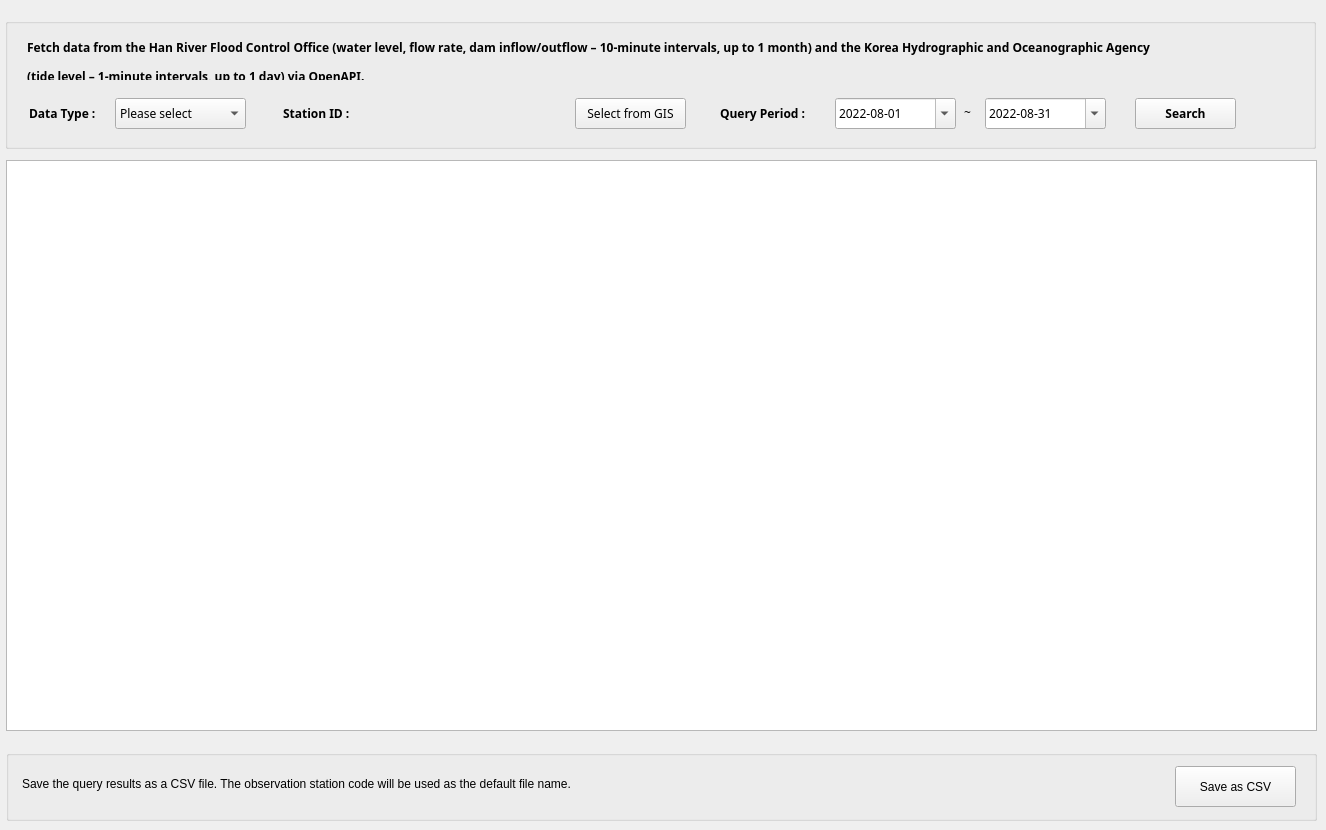
     <widget class="QWidget" name="tab_7">
      <attribute name="title">
       <string>Query OpenAPI</string>
      </attribute>
      <widget class="QGroupBox" name="groupBox_5">
       <property name="geometry">
        <rect>
         <x>5</x>
         <y>18</y>
         <width>1311</width>
         <height>131</height>
        </rect>
       </property>
       <property name="font">
        <font>
         <family>돋움</family>
         <pointsize>9</pointsize>
         <weight>50</weight>
         <bold>false</bold>
        </font>
       </property>
       <property name="title">
        <string/>
       </property>
       <widget class="QLabel" name="label_15">
        <property name="geometry">
         <rect>
          <x>959</x>
          <y>86</y>
          <width>16</width>
          <height>16</height>
         </rect>
        </property>
        <property name="text">
         <string>~</string>
        </property>
       </widget>
       <widget class="QLabel" name="label_3">
        <property name="geometry">
         <rect>
          <x>278</x>
          <y>87</y>
          <width>90</width>
          <height>16</height>
         </rect>
        </property>
        <property name="font">
         <font>
          <family>돋움</family>
          <pointsize>9</pointsize>
          <weight>75</weight>
          <bold>true</bold>
         </font>
        </property>
        <property name="frameShape">
         <enum>QFrame::NoFrame</enum>
        </property>
        <property name="text">
         <string>Station ID :</string>
        </property>
       </widget>
       <widget class="QDateTimeEdit" name="dt_apiEndDt">
        <property name="geometry">
         <rect>
          <x>980</x>
          <y>80</y>
          <width>121</width>
          <height>31</height>
         </rect>
        </property>
        <property name="font">
         <font>
          <family>굴림</family>
          <pointsize>9</pointsize>
          <weight>50</weight>
          <bold>false</bold>
         </font>
        </property>
        <property name="dateTime">
         <datetime>
          <hour>0</hour>
          <minute>0</minute>
          <second>0</second>
          <year>2022</year>
          <month>8</month>
          <day>31</day>
         </datetime>
        </property>
        <property name="date">
         <date>
          <year>2022</year>
          <month>8</month>
          <day>31</day>
         </date>
        </property>
        <property name="time">
         <time>
          <hour>0</hour>
          <minute>0</minute>
          <second>0</second>
         </time>
        </property>
        <property name="displayFormat">
         <string>yyyy-MM-dd</string>
        </property>
        <property name="calendarPopup">
         <bool>true</bool>
        </property>
       </widget>
       <widget class="QLabel" name="label_2">
        <property name="geometry">
         <rect>
          <x>24</x>
          <y>87</y>
          <width>70</width>
          <height>16</height>
         </rect>
        </property>
        <property name="font">
         <font>
          <family>돋움</family>
          <pointsize>9</pointsize>
          <weight>75</weight>
          <bold>true</bold>
         </font>
        </property>
        <property name="text">
         <string>Data Type :</string>
        </property>
       </widget>
       <widget class="QDateTimeEdit" name="dt_apiStartDt">
        <property name="geometry">
         <rect>
          <x>830</x>
          <y>80</y>
          <width>121</width>
          <height>31</height>
         </rect>
        </property>
        <property name="font">
         <font>
          <family>굴림</family>
          <pointsize>9</pointsize>
          <weight>50</weight>
          <bold>false</bold>
         </font>
        </property>
        <property name="dateTime">
         <datetime>
          <hour>0</hour>
          <minute>0</minute>
          <second>0</second>
          <year>2022</year>
          <month>8</month>
          <day>1</day>
         </datetime>
        </property>
        <property name="date">
         <date>
          <year>2022</year>
          <month>8</month>
          <day>1</day>
         </date>
        </property>
        <property name="time">
         <time>
          <hour>0</hour>
          <minute>0</minute>
          <second>0</second>
         </time>
        </property>
        <property name="displayFormat">
         <string>yyyy-MM-dd</string>
        </property>
        <property name="calendarPopup">
         <bool>true</bool>
        </property>
       </widget>
       <widget class="QPushButton" name="btn_apiSearch">
        <property name="geometry">
         <rect>
          <x>1130</x>
          <y>80</y>
          <width>101</width>
          <height>31</height>
         </rect>
        </property>
        <property name="font">
         <font>
          <family>돋움</family>
          <pointsize>9</pointsize>
          <weight>75</weight>
          <bold>true</bold>
         </font>
        </property>
        <property name="text">
         <string>Search</string>
        </property>
       </widget>
       <widget class="QLabel" name="label_4">
        <property name="geometry">
         <rect>
          <x>715</x>
          <y>87</y>
          <width>101</width>
          <height>16</height>
         </rect>
        </property>
        <property name="font">
         <font>
          <family>돋움</family>
          <pointsize>9</pointsize>
          <weight>75</weight>
          <bold>true</bold>
         </font>
        </property>
        <property name="text">
         <string>Query Period :</string>
        </property>
       </widget>
       <widget class="QComboBox" name="cb_apiObsType">
        <property name="geometry">
         <rect>
          <x>110</x>
          <y>80</y>
          <width>131</width>
          <height>31</height>
         </rect>
        </property>
        <property name="font">
         <font>
          <family>돋움</family>
          <pointsize>9</pointsize>
          <weight>50</weight>
          <bold>false</bold>
         </font>
        </property>
        <item>
         <property name="text">
          <string>Please select</string>
         </property>
        </item>
        <item>
         <property name="text">
          <string>Water Level</string>
         </property>
        </item>
        <item>
         <property name="text">
          <string>Flow Rate</string>
         </property>
        </item>
        <item>
         <property name="text">
          <string>Rainfall</string>
         </property>
        </item>
        <item>
         <property name="text">
          <string>Dam Inflow</string>
         </property>
        </item>
        <item>
         <property name="text">
          <string>Dam Outflow</string>
         </property>
        </item>
        <item>
         <property name="text">
          <string>Tide Level</string>
         </property>
        </item>
       </widget>
       <widget class="QLabel" name="label_60">
        <property name="geometry">
         <rect>
          <x>22</x>
          <y>21</y>
          <width>1271</width>
          <height>41</height>
         </rect>
        </property>
        <property name="font">
         <font>
          <family>돋움</family>
          <pointsize>9</pointsize>
          <weight>75</weight>
          <bold>true</bold>
         </font>
        </property>
        <property name="text">
         <string>&lt;html&gt;&lt;head/&gt;&lt;body&gt;&lt;p&gt;Fetch data from the Han River Flood Control Office (water level, flow rate, dam inflow/outflow – 10-minute intervals, up to 1 month) and the Korea Hydrographic and Oceanographic Agency&lt;/p&gt;&lt;p&gt;(tide level – 1-minute intervals, up to 1 day) via OpenAPI.&lt;/p&gt;&lt;/body&gt;&lt;/html&gt;</string>
        </property>
       </widget>
       <widget class="QWidget" name="verticalLayoutWidget_4">
        <property name="geometry">
         <rect>
          <x>358</x>
          <y>71</y>
          <width>211</width>
          <height>41</height>
         </rect>
        </property>
        <layout class="QVBoxLayout" name="verticalLayout_api_obsList"/>
       </widget>
       <widget class="QPushButton" name="btn_apisearchGispoint">
        <property name="geometry">
         <rect>
          <x>570</x>
          <y>80</y>
          <width>111</width>
          <height>31</height>
         </rect>
        </property>
        <property name="font">
         <font>
          <family>돋움</family>
          <pointsize>9</pointsize>
          <weight>50</weight>
          <bold>false</bold>
         </font>
        </property>
        <property name="text">
         <string>Select from GIS</string>
        </property>
       </widget>
      </widget>
      <widget class="QTableWidget" name="tbl_apiData">
       <property name="geometry">
        <rect>
         <x>6</x>
         <y>160</y>
         <width>1311</width>
         <height>571</height>
        </rect>
       </property>
       <property name="font">
        <font>
         <family>굴림</family>
         <pointsize>9</pointsize>
         <weight>50</weight>
         <bold>false</bold>
        </font>
       </property>
       <property name="editTriggers">
        <set>QAbstractItemView::NoEditTriggers</set>
       </property>
       <property name="selectionMode">
        <enum>QAbstractItemView::NoSelection</enum>
       </property>
       <property name="selectionBehavior">
        <enum>QAbstractItemView::SelectRows</enum>
       </property>
      </widget>
      <widget class="QGroupBox" name="groupBox_17">
       <property name="geometry">
        <rect>
         <x>6</x>
         <y>750</y>
         <width>1311</width>
         <height>71</height>
        </rect>
       </property>
       <property name="title">
        <string/>
       </property>
       <widget class="QPushButton" name="btn_apiSaveCSV">
        <property name="geometry">
         <rect>
          <x>1169</x>
          <y>16</y>
          <width>121</width>
          <height>41</height>
         </rect>
        </property>
        <property name="text">
         <string>Save as CSV</string>
        </property>
       </widget>
       <widget class="QLabel" name="label_23">
        <property name="geometry">
         <rect>
          <x>16</x>
          <y>26</y>
          <width>771</width>
          <height>16</height>
         </rect>
        </property>
        <property name="text">
         <string>Save the query results as a CSV file. The observation station code will be used as the default file name.</string>
        </property>
       </widget>
      </widget>
     </widget>
